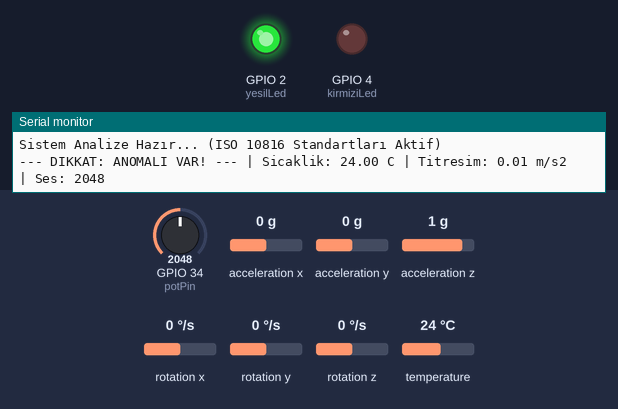
The sketch below on a simulated ESP32. On the bench: output pins drawn as LEDs (lit = HIGH), the last lines printed to the serial monitor. The inputs (shaded band) are chosen by the test bench; at power-on: acceleration z 1 g, GPIO 34 (potPin) = 2048, acceleration x 0 g, acceleration y 0 g, rotation x 0 °/s, rotation y 0 °/s, rotation z 0 °/s, temperature 24 °C.

Above: at 0.1 s.
1.3 s: acceleration z set to 0.4 g
4.3 s: acceleration z set to 0.1 g
At 4.9 s:
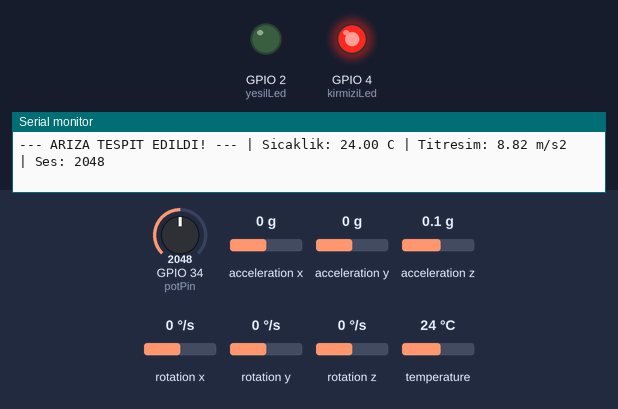
6.0 s: acceleration z set to 0.8 g
At 7.1 s:
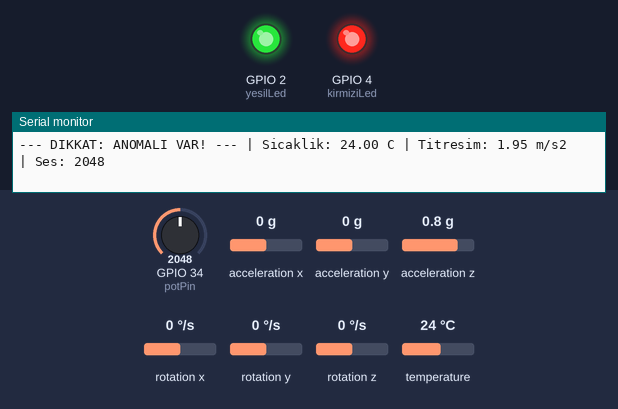
9.0 s: GPIO 34 (potPin) set to 1574
12.0 s: GPIO 34 (potPin) set to 1456
At 13.2 s:
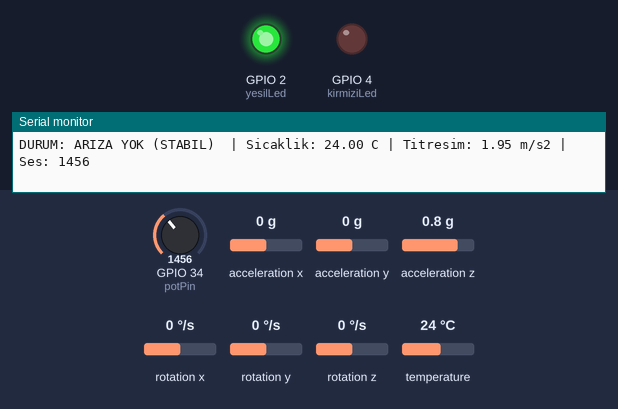
14.2 s: GPIO 34 (potPin) set to 1540
At 15.0 s:
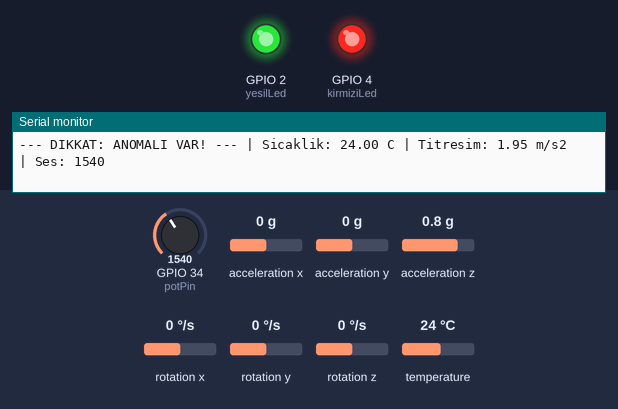
Timing chart, 0 to 18.2 s (numbered marks = the images above; inputs shaded):
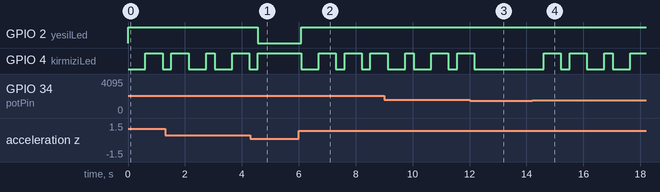

The sketch:

makine-ariza.ino
```cpp
/* ESP32 WiFi Makine Arıza */
#include <Adafruit_MPU6050.h>
#include <Adafruit_Sensor.h>
#include <Wire.h>

// Sensör ve Pin Tanımlamaları
Adafruit_MPU6050 mpu;
const int yesilLed = 2;   // Stabil çalışma pini
const int kirmiziLed = 4; // Uyarı/Arıza pini
const int potPin = 34;    // Mikrofon (Simüle edilen potansiyometre)

// ISO 10816 ve Endüstriyel Standartlara Dayalı Eşik Değerleri
const float TITRESIM_UYARI = 2.8;  // ISO 10816 Zone C başlangıcı (Anomali) [cite: 2026-02-25]
const float TITRESIM_KRITIK = 7.1; // ISO 10816 Zone D başlangıcı (Arıza) [cite: 2026-02-25]
const float SICAKLIK_UYARI = 50.0; // Termal ısınma başlangıcı [cite: 2026-02-25]
const float SICAKLIK_KRITIK = 75.0;// Kritik termal limit (Sargı güvenliği) [cite: 2026-02-25]
const int SES_KRITIK = 3000;       // Akustik anomali eşiği [cite: 2026-02-17]

void setup(void) {
  Serial.begin(115200);
  pinMode(yesilLed, OUTPUT);
  pinMode(kirmiziLed, OUTPUT);

  // MPU6050 Başlatma Kontrolü
  if (!mpu.begin()) {
    Serial.println("MPU6050 sensörü bulunamadı!");
    while (1) yield();
  }
  Serial.println("Sistem Analize Hazır... (ISO 10816 Standartları Aktif)");
}

void loop() {
  sensors_event_t a, g, temp;
  mpu.getEvent(&a, &g, &temp);

  int sesVerisi = analogRead(potPin);
  float sicaklik = temp.temperature;
  float titresimRMS = abs(a.acceleration.z - 9.8); // Net titreşim (Yerçekimi hariç) [cite: 2026-02-25]

  // --- KARAR MEKANİZMASI VE UYARI SİSTEMİ ---

  if (sicaklik > SICAKLIK_KRITIK || titresimRMS > TITRESIM_KRITIK || sesVerisi > SES_KRITIK) {
    // DURUM 1: KRİTİK ARALIK (ARIZA)
    digitalWrite(kirmiziLed, HIGH);
    digitalWrite(yesilLed, LOW);
    Serial.print("--- ARIZA TESPIT EDILDI! --- | ");
  }
  else if (sicaklik >= SICAKLIK_UYARI || titresimRMS >= TITRESIM_UYARI || sesVerisi >= 1500) {
    // DURUM 2: ANOMALİ ARALIĞI (UYARI)
    digitalWrite(yesilLed, HIGH);
    digitalWrite(kirmiziLed, (millis() / 500) % 2); // Kırmızı LED flaşör modunda
    Serial.print("--- DIKKAT: ANOMALI VAR! --- | ");
  }
  else {
    // DURUM 3: STABİL ARALIK (NORMAL)
    digitalWrite(yesilLed, HIGH);
    digitalWrite(kirmiziLed, LOW);
    Serial.print("DURUM: ARIZA YOK (STABIL)  | ");
  }

  // Bilgisayarcı arkadaşların için veri akışı (CSV formatına uygun) [cite: 2026-02-25]
  Serial.print("Sicaklik: "); Serial.print(sicaklik);
  Serial.print(" C | Titresim: "); Serial.print(titresimRMS);
  Serial.print(" m/s2 | Ses: "); Serial.println(sesVerisi);

  delay(300); // İzleme kolaylığı için örnekleme hızı [cite: 2026-02-25]
}
```

Measured:
- the behaviour switches between 0.3 and 0.2 g on acceleration z (found by bisection; images 0 and 1)
- the behaviour switches between 1500 and 1499 on GPIO 34 (potPin) (found by bisection; images 2 and 3)
- after the input at 4.3 s, GPIO 2 (yesilLed): HIGH → LOW after 0.27 s; GPIO 4 (kirmiziLed): goes on until 4.6 s, then stays HIGH
- after the input at 6.0 s, GPIO 2 (yesilLed): LOW → HIGH after 0.09 s; GPIO 4 (kirmiziLed): HIGH → LOW after 0.09 s, then repeats every 0.91 s: HIGH 0.61 s, LOW 0.30 s
- after the input at 12.0 s, GPIO 4 (kirmiziLed): goes on until 12.2 s, then stays LOW
- after the input at 14.2 s, GPIO 4 (kirmiziLed): goes HIGH 0.61 s, LOW 0.30 s, HIGH 0.61 s, LOW 0.61 s, HIGH 0.30 s, LOW 0.61 s, then HIGH, starting after 0.40 s
